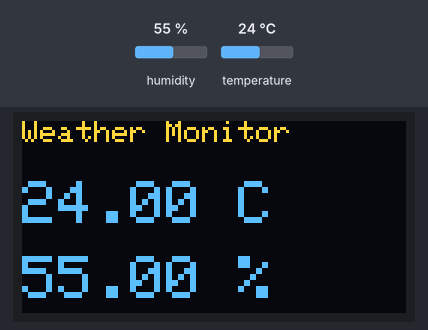
This sketch was run on a simulated ESP32. Shown: 128×64 one-colour display. The inputs (shaded band) are chosen by the test bench; at power-on: humidity 55 %, temperature 24 °C. The OLED is the two-colour kind (top 16 rows yellow); WiFi joins after 1.5 s; servers stay silent unless stated; what the sketch prints to the serial monitor is not drawn.

Above: at 3.6 s.

The sketch:

code.ino
```cpp
#include "DHT.h"
#include <Adafruit_GFX.h>
#include <Adafruit_SSD1306.h>
#include <WiFi.h>
#include "ThingSpeak.h"

// DHT setup
#define DHTPIN 4
#define DHTTYPE DHT22
DHT dht(DHTPIN, DHTTYPE);

// OLED setup
#define SCREEN_WIDTH 128
#define SCREEN_HEIGHT 64
Adafruit_SSD1306 display(SCREEN_WIDTH, SCREEN_HEIGHT, &Wire, -1);

const char* ssid = "Wokwi-GUEST";   // Wokwi virtual WiFi
const char* password = "";          // no password

// ThingSpeak setup
WiFiClient client;
unsigned long channelID =  3036686;
const char* writeAPIKey = "TSQQYGZ087J0BEEZ";
void setup() {
  Serial.begin(115200);
  dht.begin();

  // Connect WiFi
  WiFi.begin(ssid, password);
  Serial.print("Connecting to WiFi");
  while (WiFi.status() != WL_CONNECTED) {
    delay(500);
    Serial.print(".");
  }
  Serial.println("\nWiFi Connected!");

  ThingSpeak.begin(client);

  // OLED init
  if (!display.begin(SSD1306_SWITCHCAPVCC, 0x3C)) {
    Serial.println("SSD1306 allocation failed");
    for (;;);
  }
  display.clearDisplay();
  display.setTextSize(1);
  display.setTextColor(SSD1306_WHITE);
  display.setCursor(0, 0);
  display.println("Weather + IoT Ready");
  display.display();
  delay(2000);
}

void loop() {
  float h = dht.readHumidity();
  float t = dht.readTemperature();

  if (isnan(h) || isnan(t)) {
    Serial.println("Failed to read from DHT sensor!");
    return;
  }

  // Print to Serial
  Serial.print("Temp: ");
  Serial.print(t);
  Serial.print(" °C   Humidity: ");
  Serial.print(h);
  Serial.println(" %");

  // Show on OLED
  display.clearDisplay();
  display.setCursor(0, 0);
  display.setTextSize(1);
  display.println("Weather Monitor");
  display.setTextSize(2);
  display.setCursor(0, 20);
  display.print(t);
  display.println(" C");
  display.setCursor(0, 45);
  display.print(h);
  display.println(" %");
  display.display();

  // Send data to ThingSpeak
  ThingSpeak.setField(1, t);  // Field 1: Temperature
  ThingSpeak.setField(2, h);  // Field 2: Humidity

  int response = ThingSpeak.writeFields(channelID, writeAPIKey);

  if (response == 200) {
    Serial.println("Data sent to ThingSpeak successfully!");
  } else {
    Serial.println("Error sending data: " + String(response));
  }

  delay(20000); // Update every 20 seconds (ThingSpeak min is 15 sec)
}
```
